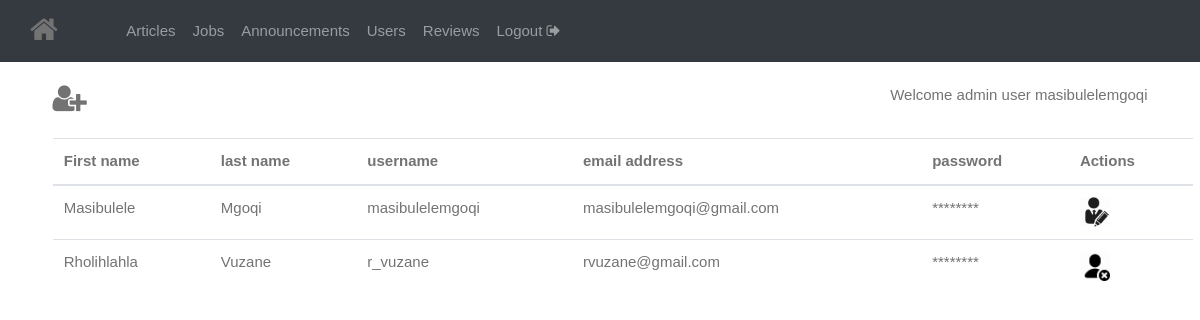
The page /pages/users.php (signed in) on the database its author committed.
### tables this page shows
CREATE TABLE `user` (
  `USER_ID` int(11) NOT NULL,
  `USER_NAME` varchar(100) NOT NULL,
  `USER_EMAIL_ADDRESS` varchar(100) NOT NULL,
  `USER_PASSWORD` varchar(100) NOT NULL,
  `USER_FIRSTNAME` varchar(100) NOT NULL,
  `USER_LASTNAME` varchar(100) NOT NULL
);

### models/class/admin.php (called while the page is built, shortened)
<?php
class Admin{
    private $con;
    public function __construct(){
        $conn = new Connect();
        $sql = $conn->connect();
        $this->con = $sql;
    }
    public function getUsers()
    {
        $result = $this->con->query('SELECT * FROM user');
        $users = array();
        while ($row = $result->fetch(PDO::FETCH_ASSOC)) {
            $users[] = $row;
        }
        return $users;
          $this->con = null;
    }
}

### pages/users.php (the view, shortened to what this page needs)
<?php
 include '../partials/header.php'
 ?>
<div class="container-fluid mt-4">
   <div class=" container-fluid mt-4 ml-4">
      <a href="./add_user.php">
         <i class="fa fa-user-plus fa-2x"></i>
      </a>
      <span class="pull-right mr-5">Welcome admin user <?php print($_SESSION['name'])?></span>
      <br><br>
      <?php
         require('../models/class/admin.php');
         $users = new Admin();
         if(sizeof($users->getUsers()) > 0)
         {
      ?>
   <table class="table table-responsive-sm">
      <thead>
         <th scope="col">First name</th>
         <th scope="col">last name</th>
         <th scope="col">username</th>
         <th scope="col">email address</th>
         <th scope="col">password</th>
         <th scope="col">Actions</th>
      </thead>
      <tbody>
         <?php
            foreach($users->getUsers() as $user)
            {
         ?>
         <tr>
            <td><?php print($user['USER_FIRSTNAME'])?></td>
            <td><?php print($user['USER_LASTNAME'])?></td>
            <td><?php print($user['USER_NAME'])?></td>
            <td><?php print($user['USER_EMAIL_ADDRESS'])?></td>
            <td>********</td>
            <td>
               <?php
                  if($_SESSION['name'] == $user['USER_NAME'])
                  {
               ?>
               <a href="./edit_user.php?eu_id=<?php print($user['USER_ID'])?>" class="">
                  <img src="../public/img/user_update.png" width="30" height="30">
               </a>
               <?php
                  }
               ?>
               <?php
                  if($_SESSION['name'] != $user['USER_NAME'])
                  {
               ?>
                  <a href="../models/controller.php?du_id=<?php print($user['USER_ID'])?>" class="">
                     <img src="../public/img/user_delete.png" width="30" height="30">
                  </a>
               <?php
                  }
               ?>
            </td>
         </tr>
         <?php
            }
         ?>
      </tbody>
   </table>
      <?php
         }
      ?>
   </div>
</div>
<?php include '../partials/footer.php'?>

### public/css/mystyle.css (style rules this page uses)
body { padding-top:0px; padding-bottom: 0px; font-family:'Raleway'; color:#737373; background-color: #fff; font-size:12px; line-height:25px; font-weight:500; }
a,a:hover { -webkit-transition:color .25s linear,background-color .15s linear .1s; transition:color .25s linear,background-color .15s linear .1s; }

### public/css/w3.css (style rules this page uses)
*,*:before,*:after { box-sizing:inherit }
html { -ms-text-size-adjust:100%;-webkit-text-size-adjust:100% }
body { margin:0 }
a { background-color:transparent;-webkit-text-decoration-skip:objects }
img { border-style:none }
html,body { font-family:Verdana,sans-serif;font-size:15px;line-height:1.5 }
html { overflow-x:hidden }
img { vertical-align:middle }
a { color:inherit }

### rows shown on the page
user: USER_FIRSTNAME "Masibulele", USER_LASTNAME "Mgoqi", USER_NAME "masibulelemgoqi", USER_EMAIL_ADDRESS "masibulelemgoqi@gmail.com"
user: USER_FIRSTNAME "Rholihlahla", USER_LASTNAME "Vuzane", USER_NAME "r_vuzane", USER_EMAIL_ADDRESS "rvuzane@gmail.com"

### other values the page prints
$_SESSION['name'] "masibulelemgoqi"
